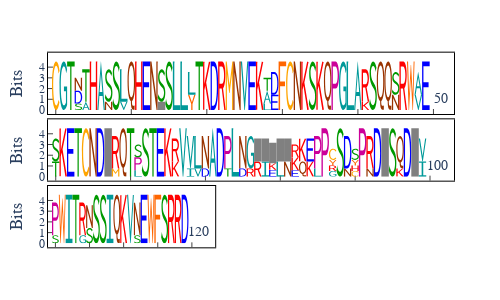

Notebook source saved alongside this figure:
### Markdown cell above
## Sequence logo of protein alignment

No difference here except it uses the built-in colour scheme from the protein `MolType`.

### Code cell
aa = aln.get_translation(incomplete_ok=True)[:120]
logo = aa.seqlogo(width=500, height=300, wrap=50, vspace=0.1)
logo.show()
